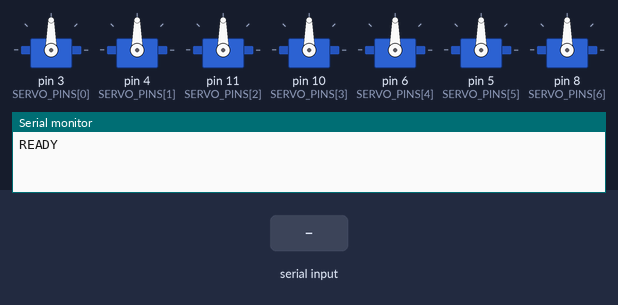
Bench run of a sketch on a simulated Arduino Uno, built with avr-gcc and run on an emulated ATmega328P. On the bench: 7 × servo, the last lines printed to the serial monitor. Inputs (shaded band) come from the test bench.

Above: at 1.2 s.
1.3 s: "MOVEALL 1\n" received over Serial
At 2.5 s:
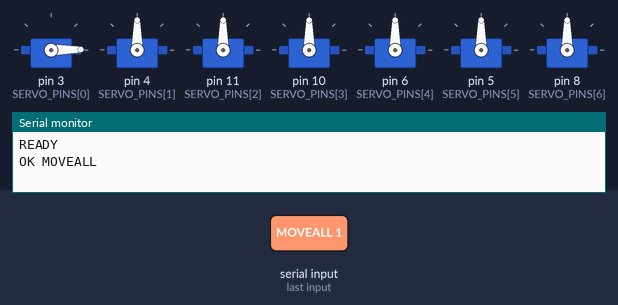
2.8 s: "FIST\n" received over Serial
At 3.6 s:
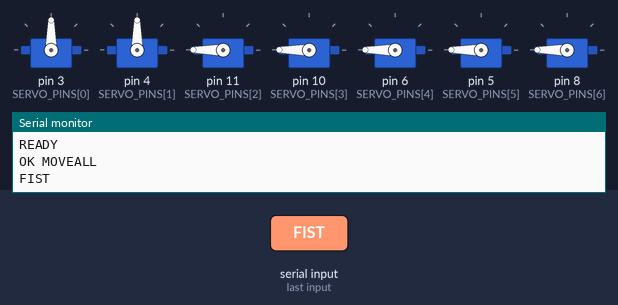
4.3 s: "OPEN\n" received over Serial
At 4.8 s:
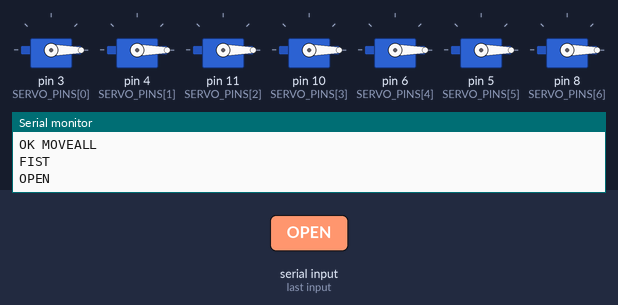
5.8 s: "PEACE\n" received over Serial
At 7.0 s:
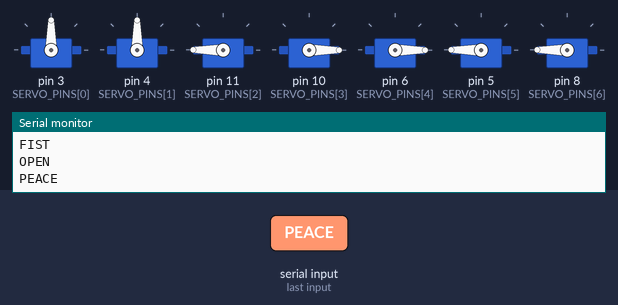
7.3 s: "POINT\n" received over Serial
At 8.3 s:
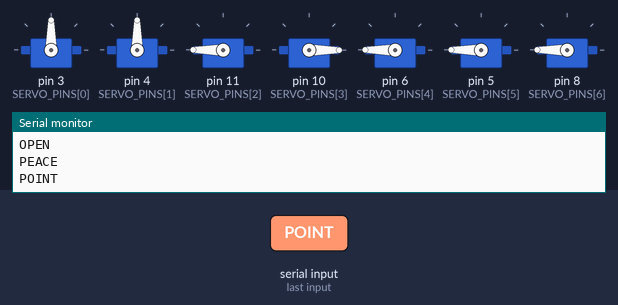
8.8 s: "MOVE  45\n" received over Serial
At 9.5 s:
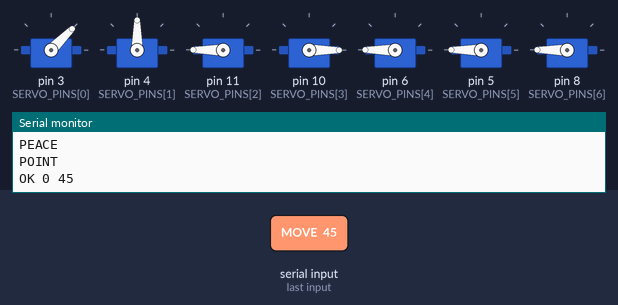
Timing chart, 0 to 11.3 s (numbered marks = the images above; inputs shaded):
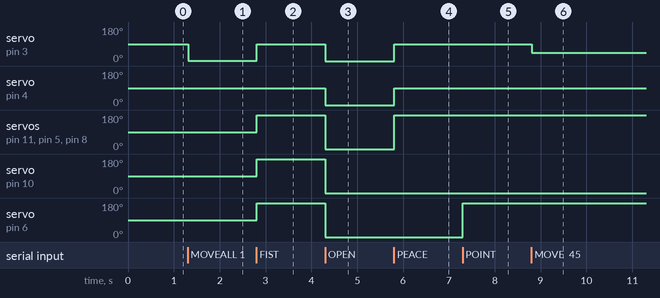

The sketch:

servo_tester.ino
```cpp
#include <Servo.h>

// ── Servo pin mapping ─────────────────────────────────────────────────
const int SERVO_PINS[]    = {3, 4, 11, 10, 6, 5, 8};
const char* SERVO_NAMES[] = {"Wrist 1", "Wrist 2", "Thumb", "Index", "Middle", "Ring", "Pinky"};
const int NUM_SERVOS      = sizeof(SERVO_PINS) / sizeof(SERVO_PINS[0]);

Servo servos[NUM_SERVOS];

void setup() {
  Serial.begin(9600);
  for (int i = 0; i < NUM_SERVOS; i++) {
    servos[i].attach(SERVO_PINS[i]);
    servos[i].write(90);
  }
  Serial.println("READY");
}

void loop() {
  if (Serial.available()) {
    String cmd = Serial.readStringUntil('\n');
    cmd.trim();

    if (cmd.startsWith("MOVE ") && !cmd.startsWith("MOVEALL")) {
      int spaceA = cmd.indexOf(' ', 5);
      int idx    = cmd.substring(5, spaceA).toInt();
      int angle  = cmd.substring(spaceA + 1).toInt();
      if (idx >= 0 && idx < NUM_SERVOS && angle >= 0 && angle <= 180) {
        servos[idx].write(angle);
        Serial.println("OK " + String(idx) + " " + String(angle));
      } else {
        Serial.println("ERR bad params");
      }

    } else if (cmd.startsWith("MOVEALL")) {
      String params = cmd.substring(8);
      params.trim();
      int idx = 0;
      while (params.length() > 0 && idx < NUM_SERVOS) {
        int space = params.indexOf(' ');
        int angle;
        if (space == -1) {
          angle = params.toInt();
          params = "";
        } else {
          angle = params.substring(0, space).toInt();
          params = params.substring(space + 1);
        }
        if (angle >= 0 && angle <= 180) servos[idx].write(angle);
delay(50);
idx++;
      }
      Serial.println("OK MOVEALL");

    } else if (cmd.startsWith("SWEEP ")) {
      int idx = cmd.substring(6).toInt();
      if (idx >= 0 && idx < NUM_SERVOS) {
        for (int a = 0; a <= 180; a += 5) { servos[idx].write(a); delay(15); }
        for (int a = 180; a >= 0; a -= 5) { servos[idx].write(a); delay(15); }
        servos[idx].write(90);
        Serial.println("SWEPT " + String(idx));
      }

    } else if (cmd == "CENTRE") {
      for (int i = 0; i < NUM_SERVOS; i++) servos[i].write(90);
      Serial.println("CENTRED");

    } else if (cmd == "FIST") {
      servos[0].write(90); servos[1].write(90);
      for (int i = 2; i < NUM_SERVOS; i++) servos[i].write(180);
      Serial.println("FIST");

    } else if (cmd == "OPEN") {
      for (int i = 0; i < NUM_SERVOS; i++) servos[i].write(0);
      Serial.println("OPEN");

    } else if (cmd == "PEACE") {
      servos[0].write(90); servos[1].write(90);
      servos[2].write(180); servos[3].write(0);
      servos[4].write(0);   servos[5].write(180);
      servos[6].write(180);
      Serial.println("PEACE");

    } else if (cmd == "POINT") {
      servos[0].write(90); servos[1].write(90);
      servos[2].write(180); servos[3].write(0);
      servos[4].write(180); servos[5].write(180);
      servos[6].write(180);
      Serial.println("POINT");

    } else if (cmd == "THUMBSUP") {
      servos[0].write(90); servos[1].write(90);
      servos[2].write(0);   servos[3].write(180);
      servos[4].write(180); servos[5].write(180);
      servos[6].write(180);
      Serial.println("THUMBSUP");

    } else if (cmd == "STATUS") {
      Serial.println("SERVOS " + String(NUM_SERVOS));
    }
  }
}
```

Measured:
- after the input at 1.3 s, servo on pin 3 (SERVO_PINS[0]): 90° → 1° at once
- after the input at 2.8 s, servo on pin 3 (SERVO_PINS[0]): 1° → 90° at once; servo on pin 11 (SERVO_PINS[2]), servo on pin 10 (SERVO_PINS[3]), servo on pin 6 (SERVO_PINS[4]), servo on pin 5 (SERVO_PINS[5]), servo on pin 8 (SERVO_PINS[6]): 90° → 180° at once
- after the input at 4.3 s, servo on pin 3 (SERVO_PINS[0]), servo on pin 4 (SERVO_PINS[1]): 90° → 0° at once; servo on pin 11 (SERVO_PINS[2]), servo on pin 10 (SERVO_PINS[3]), servo on pin 6 (SERVO_PINS[4]), servo on pin 5 (SERVO_PINS[5]), servo on pin 8 (SERVO_PINS[6]): 180° → 0° at once
- after the input at 5.8 s, servo on pin 3 (SERVO_PINS[0]), servo on pin 4 (SERVO_PINS[1]): 0° → 90° at once; servo on pin 11 (SERVO_PINS[2]), servo on pin 5 (SERVO_PINS[5]), servo on pin 8 (SERVO_PINS[6]): 0° → 180° at once
- after the input at 7.3 s, servo on pin 6 (SERVO_PINS[4]): 0° → 180° at once
- after the input at 8.8 s, servo on pin 3 (SERVO_PINS[0]): 90° → 45° at once
